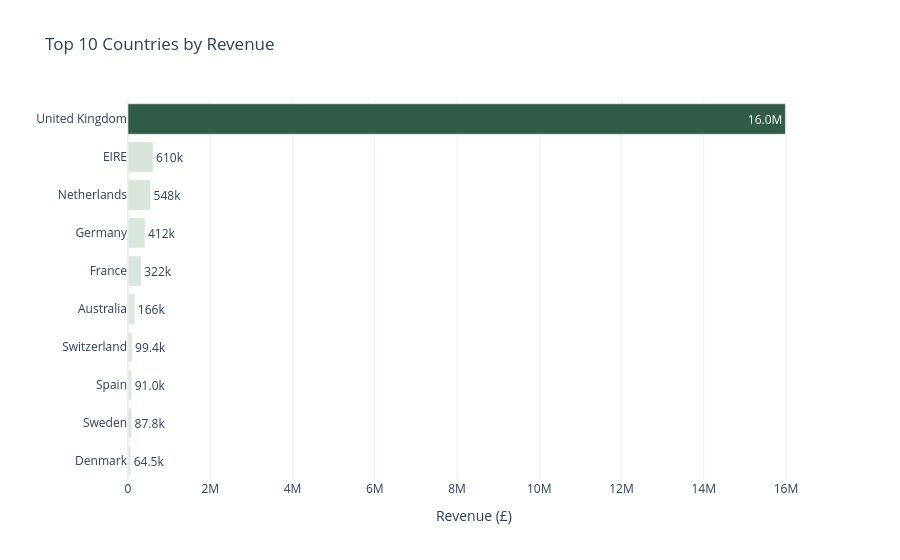

Source (notebook cell):
### Code cell
df_country = country_revenue.reset_index()
df_country.columns = ["Country", "Revenue"]
df_country = df_country.sort_values("Revenue")      

fig = px.bar(
    df_country,
    x="Revenue", y="Country",
    orientation="h",
    text_auto=".3s",                                # shows 1.2M instead of 1200000
    color="Revenue",
    color_continuous_scale=GREEN_SCALE,
    title="Top 10 Countries by Revenue",
)
fig.update_traces(hovertemplate="<b>%{y}</b><br>Revenue: £%{x:,.0f}<extra></extra>")
fig.update_layout(coloraxis_showscale=False, xaxis_title="Revenue (£)", yaxis_title="")
fig.show()

### Figure 1 — Plotly figure (JSON) as saved in the notebook; plotly's stock layout.template omitted (floating-point values rounded to 4 significant figures)
{"data": [{"hovertemplate": "<b>%{y}</b><br>Revenue: £%{x:,.0f}<extra></extra>", "legendgroup": "", "marker": {"color": [64460.0, 87780.0, 91010.0, 99400.0, 166400.0, 321700.0, 412000.0, 548300.0, 610000.0, 15990000.0], "coloraxis": "coloraxis", "pattern": {"shape": ""}}, "name": "", "orientation": "h", "showlegend": false, "textposition": "auto", "texttemplate": "%{x:.3s}", "type": "bar", "x": [64460.0, 87780.0, 91010.0, 99400.0, 166400.0, 321700.0, 412000.0, 548300.0, 610000.0, 15990000.0], "xaxis": "x", "y": ["Denmark", "Sweden", "Spain", "Switzerland", "Australia", "France", "Germany", "Netherlands", "EIRE", "United Kingdom"], "yaxis": "y"}], "layout": {"barmode": "relative", "coloraxis": {"autocolorscale": false, "colorbar": {"title": {"text": "Revenue"}}, "colorscale": [[0, "#DCE8DF"], [0.5, "#8FAF9D"], [1, "#315C48"]], "showscale": false}, "legend": {"tracegroupgap": 0}, "title": {"text": "Top 10 Countries by Revenue"}, "xaxis": {"anchor": "y", "domain": [0, 1], "title": {"text": "Revenue (£)"}}, "yaxis": {"anchor": "x", "domain": [0, 1], "title": {"text": ""}}}}
